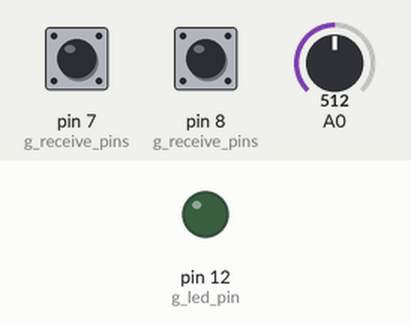
This sketch was run on a simulated Arduino Uno, built with avr-gcc and run on an emulated ATmega328P. Parts: output pins drawn as LEDs (lit = HIGH). Dashed ring = blinking. Inputs (shaded band) come from the test bench; at power-on: pin 7 (g_receive_pins) HIGH, pin 8 (g_receive_pins) HIGH, A0 = 512. Random numbers use the default seed unless the sketch sets one; what the sketch prints to the serial monitor is not drawn.

Above: at 1.2 s.
1.3 s: pin 7 (g_receive_pins) pulled LOW for 0.15 s
At 1.38 s:
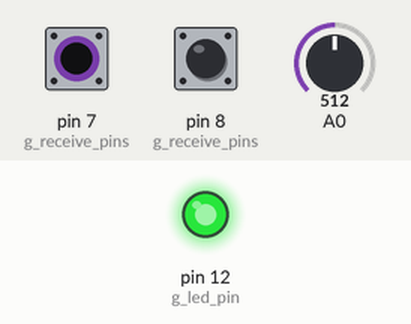
2.9 s: pin 8 (g_receive_pins) pulled LOW for 0.15 s
At 4.2 s:
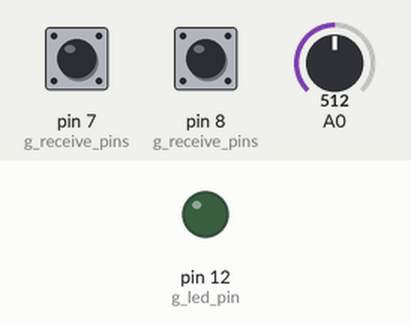
6.0 s: pin 7 (g_receive_pins) pulled LOW for 1 s
At 6.8 s:
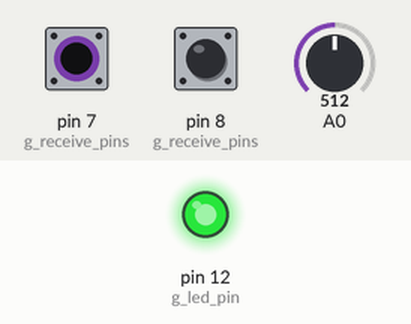
8.5 s: pin 8 (g_receive_pins) pulled LOW for 1 s
At 10.7 s:
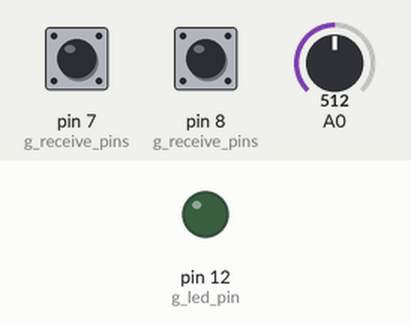
11.0 s: pin 7 (g_receive_pins) pulsed LOW 2 times (0.12 s each, 0.3 s apart)
At 11.06 s:
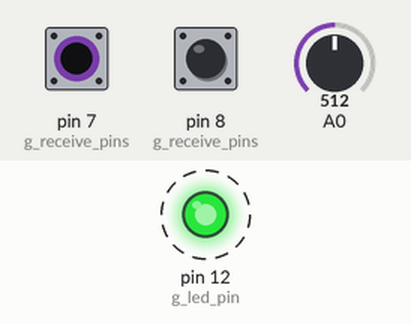
13.1 s: pin 8 (g_receive_pins) pulsed LOW 5 times (0.12 s each, 0.3 s apart)
At 15.7 s:
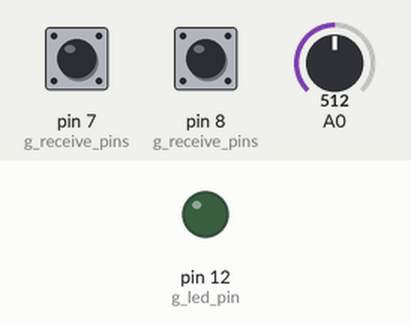
Timing chart, 0 to 17.1 s (numbered marks = the images above; inputs shaded):
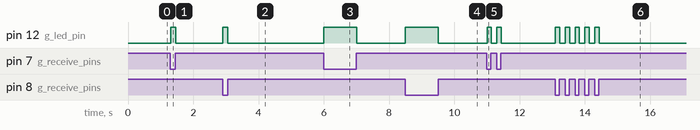

The sketch:

cap_sense.ino
```cpp
#include "CapacitiveSensor.h"
#include "fab_utils/fab_utils.h"

//! serial communication
#define SERIAL_START_CODE 0x7E
#define SERIAL_END_CODE 0xE7
char g_serial_buf[512];

//! time managment
int g_update_interval = 16;
int g_time_accum = 0;
long g_last_time_stamp;

//! number of capacitve touch sensors used
#define NUM_SENSORS 2

//! number of repeated measurements for one reading
#define NUM_SAMPLES 5

//! timeout in ms, before a release event is forced
#define TIMEOUT_RELEASE 5000

const uint8_t g_send_pin = 6;
const uint8_t g_receive_pins[] = {7, 8, 9};

CapacitiveSensor g_cap_sensors[] =
{
  CapacitiveSensor(g_send_pin, 7),
  CapacitiveSensor(g_send_pin, 8),
  CapacitiveSensor(g_send_pin, 9)
};

float g_base_values[NUM_SENSORS];
long g_time_stamps[NUM_SENSORS];
uint16_t g_touch_states = 0, g_touch_buffer = 0;

const uint8_t g_led_pin = 12;

//! adjust these for desired sensitivity
const int g_thresh_touch = 500;
const int g_thresh_release = 200;
float g_thresh_frac = 0.1f;

CircularBuffer<long> g_circ_bufs[NUM_SENSORS];

void setup()
{
  Serial.begin(57600);

  pinMode(A0, INPUT);
  pinMode(g_led_pin, OUTPUT);

  for (uint8_t i = 0; i < NUM_SENSORS; i++)
  {
    // g_cap_sensors[i] = CapacitiveSensor(g_send_pin, g_receive_pins[i]);
    g_circ_bufs[i].set_capacity(5);
    g_base_values[i] = 0;
    g_time_stamps[i] = millis();

    // g_cap_sensors[i].set_CS_AutocaL_Millis(0xFFFFFFFF);
  }
}

void loop()
{
  // time measurement
  uint32_t delta_time = millis() - g_last_time_stamp;
  g_last_time_stamp = millis();
  g_time_accum += delta_time;

  g_thresh_frac = analogRead(A0) / 1023.f;

  for (uint8_t i = 0; i < NUM_SENSORS; i++)
  {
    uint16_t mask = 1 << i;
    long val = g_cap_sensors[i].capacitiveSensor(NUM_SAMPLES);
    g_circ_bufs[i].push(val);
    long sum = 0;

    for(uint8_t j = 0; j < g_circ_bufs[i].size(); j++)
    {
      sum += g_circ_bufs[i][j];
    }
    val = sum / g_circ_bufs[i].size();

    g_base_values[i] = mix<float>(g_base_values[i], val, 0.02f);
    int diff = val - g_base_values[i];

    int thresh_touch = g_base_values[i] * g_thresh_frac;
    int thresh_release = 2 * thresh_touch / 5;
    // int thresh_touch = g_thresh_touch * g_thresh_frac;
    // int thresh_release = g_thresh_release * g_thresh_frac;

    // TODO: still loosing release events measuring like this
    if(diff > thresh_touch && !(mask & g_touch_states))
    {
      g_touch_states |= mask;
      g_time_stamps[i] = g_last_time_stamp;
      // Serial.print(i + 1); Serial.print(" touched\n");
    }
    else if((mask & g_touch_states) && ((diff <= -thresh_release )||
            g_last_time_stamp - TIMEOUT_RELEASE > g_time_stamps[i]))
    {
      g_touch_states ^= mask;
      // Serial.print(i + 1); Serial.print(" released\n");
    }

    // if(g_time_accum >= g_update_interval)
    // {
    //   sprintf(g_serial_buf, "base: %d -- current value: %ld -- thresh: %d\n",
    //           (int)g_base_values[i], val, (int)(g_thresh_frac * 100));
    //   Serial.print(g_serial_buf);
    // }
  }

  // register all touch-events and keep them
  g_touch_buffer |= g_touch_states;

  // touch feedback LED
  digitalWrite(g_led_pin, g_touch_buffer);

  if(g_time_accum >= g_update_interval)
  {
    // send values as byte array
    Serial.write(SERIAL_START_CODE);
    Serial.write((uint8_t*)&g_touch_buffer, sizeof(g_touch_buffer));
    Serial.write(SERIAL_END_CODE);

    g_time_accum = 0;
    g_touch_buffer = 0;
  }
}
```

fab_utils.h
```cpp
#pragma once

#include "Arduino.h"

template <typename T>
inline int sgn(T val)
{
    return (T(0) < val) - (val < T(0));
}

template <typename T>
inline T random(const T &min, const T &max)
{
    return min + (max - min) * (rand() / (float) RAND_MAX);
}

template <typename T>
inline const T& clamp(const T &val, const T &min, const T &max)
{
    return val < min ? min : (val > max ? max : val);
}

template <typename T>
inline T mix(const T &lhs, const T &rhs, float ratio)
{
    return lhs + ratio * (rhs - lhs);
}

template <typename T>
inline T map_value(const T &val, const T &src_min, const T &src_max,
                   const T &dst_min, const T &dst_max)
{
    float mix_val = clamp<float>(val / (src_max - src_min), 0.f, 1.f);
    return mix<T>(dst_min, dst_max, mix_val);
}

class vec3 {
public:
  float x, y, z;
  vec3():
  x(0), y(0), z(0) {
  }
  vec3(float x, float y, float z) :
  x(x), y(y), z(z) {
  }
  void set(const float* v) {
    x = v[0], y = v[1], z = v[2];
  }
  void set(float vx, float vy, float vz) {
    x = vx, y = vy, z = vz;
  }
  void set(const vec3& v) {
    x = v.x, y = v.y, z = v.z;
  }
  void zero() {
    x = 0, y = 0, z = 0;
  }
  float length2() const {
    return x * x + y * y + z * z;
  }
  float length() const{
    return sqrt(x * x + y * y + z * z);
  }
  boolean operator==(const vec3& v) {
    return x == v.x && y == v.y && z == v.z;
  }
  boolean operator!=(const vec3& v) {
    return x != v.x || y != v.y || z != v.z;
  }
  void operator+=(const vec3& v) {
    x += v.x, y += v.y, z += v.z;
  }
  void operator-=(const vec3& v) {
    x -= v.x, y -= v.y, z -= v.z;
  }
  void operator/=(float v) {
    x /= v, y /= v, z /= v;
  }
  void operator*=(float v) {
    x *= v, y *= v, z *= v;
  }
  vec3 operator+(const vec3& v) {
    vec3 c = *this;
    c += v;
    return c;
  }
  vec3 operator-(const vec3& v) {
    vec3 c = *this;
    c -= v;
    return c;
  }
  vec3 operator/(float v) {
    vec3 c = *this;
    c /= v;
    return c;
  }
  vec3 operator*(float v) {
    vec3 c = *this;
    c *= v;
    return c;
  }
  operator float*() {
    return (float*) this;
  }
};

template<typename T>
class CircularBuffer
{
public:

    CircularBuffer(uint32_t the_cap = 10):
    m_array_size(0),
    m_first(0),
    m_last(0),
    m_data(NULL)
    {
        set_capacity(the_cap);
    }

    virtual ~CircularBuffer()
    {
        if(m_data){ delete[](m_data); }
    }

    inline void clear()
    {
        m_first = m_last = 0;
    }

    inline void push(const T &the_val)
    {
        m_data[m_last] = the_val;
        m_last = (m_last + 1) % m_array_size;

        if(m_first == m_last){ m_first = (m_first + 1) % m_array_size; }
    }

    inline const T pop()
    {
        if(!empty())
        {
            const T ret = m_data[m_first];
            m_first = (m_first + 1) % m_array_size;
            return ret;
        }
        else{ return T(0); }
    }

    inline uint32_t capacity() const { return m_array_size - 1; };
    void set_capacity(uint32_t the_cap)
    {
        if(m_data){ delete[](m_data); }
        m_data = new T[the_cap + 1];
        m_array_size = the_cap + 1;
        clear();
    }

    inline uint32_t size() const
    {
        int ret = m_last - m_first;
        if(ret < 0){ ret += m_array_size; }
        return ret;
    };

    inline bool empty() const { return m_first == m_last; }

    inline const T operator[](uint32_t the_index) const
    {
        if(the_index < size()){ return m_data[(m_first + the_index) % m_array_size]; }
        else{ return T(0); }
    };

private:

    int32_t m_array_size, m_first, m_last;
    T* m_data;
};
```

Measured:
- after the input at 1.3 s, pin 12 (g_led_pin): LOW → HIGH at once, → LOW 0.16 s later
- after the input at 2.9 s, pin 12 (g_led_pin): LOW → HIGH at once, → LOW 0.15 s later
- after the input at 6.0 s, pin 12 (g_led_pin): LOW → HIGH at once, → LOW 1.0 s later
- after the input at 8.5 s, pin 12 (g_led_pin): LOW → HIGH at once, → LOW 1.0 s later
- after the input at 11.0 s, pin 12 (g_led_pin): alternates HIGH for 0.14 s and LOW for 0.17 s, 4 changes in all, then stays LOW, starting at once
- after the input at 13.1 s, pin 12 (g_led_pin): alternates HIGH for 0.13 s and LOW for 0.17 s, 10 changes in all, then stays LOW, starting at once
